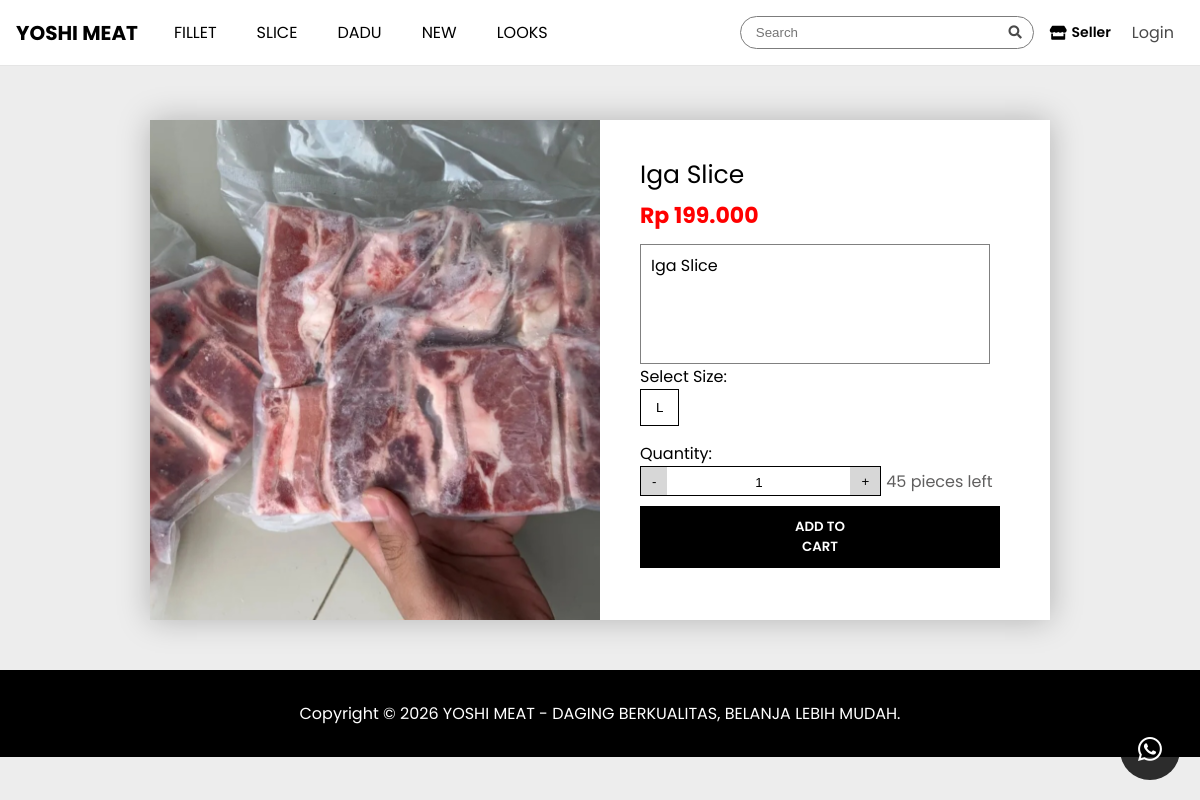
Screenshot of /viewproduk.php?id=100 with the database file from the repository.
### tables this page shows
CREATE TABLE `produk` (
  `id` int(11) NOT NULL,
  `nama` varchar(150) NOT NULL,
  `kategori` varchar(50) NOT NULL,
  `harga` decimal(10,2) NOT NULL,
  `deskripsi` varchar(1000) NOT NULL,
  `stok` int(11) NOT NULL,
  `gambar` varchar(255) NOT NULL,
  `waktutambah` timestamp NOT NULL DEFAULT current_timestamp() ON UPDATE current_timestamp()
);

### viewproduk.php (the view, shortened to what this page needs)
<?php
include 'config.php';
$id = $_GET['id'];
$result = mysqli_query($conn, "SELECT * FROM produk WHERE id='$id'");
$v = mysqli_fetch_assoc($result);
$ukuran_query = mysqli_query($conn, "SELECT * FROM produk_ukuran WHERE produk_id='$id'");
$ukuran_stok = [];
$total_stok = 0;
while ($row = mysqli_fetch_assoc($ukuran_query)) {
    $ukuran_stok[$row['ukuran']] = $row['stok'];
    $total_stok += $row['stok'];
}
?>
<!DOCTYPE html>
<html lang="id">
<head>
    <link rel="stylesheet" href="https://cdn.jsdelivr.net/npm/bootstrap-icons@1.10.5/font/bootstrap-icons.css">
    <link rel="stylesheet" href="https://cdnjs.cloudflare.com/ajax/libs/font-awesome/5.15.3/css/all.min.css">
    <link rel="stylesheet" href="https://cdnjs.cloudflare.com/ajax/libs/lightbox2/2.11.3/css/lightbox.min.css">
    <link rel="stylesheet" href="style/header.css">
    <link rel="stylesheet" href="style/view.css">
</head>
<body>
    <?php include 'header.php'; ?>
    <main>
        <div class="container">
            <div class="image">
                <a href="uploads/<?= htmlspecialchars($v['gambar']); ?>" data-lightbox="produk" data-title="<?= htmlspecialchars($v['nama']) ?>" rel="lightbox">
                    <img src="uploads/<?= htmlspecialchars($v['gambar']); ?>" alt="<?= htmlspecialchars($v['nama']); ?>" width="300">
                </a>
            </div>
            <div class="masuk-keranjang">
                <ul>
                    <li class="nama-produk">
                        <?= htmlspecialchars($v['nama']); ?>
                    </li>
                    <li>
                        <p class="rp">Rp <?= number_format($v['harga'], 0, ',', '.'); ?></p>
                    </li>
                    <li>
                        <textarea name="deskripsi" id="deskripsi" class="deskripsi-box" readonly><?= $v['deskripsi']; ?></textarea>
                    </li>
                    <li class="size">
    <label>Select Size:</label>
    <div class="size-options">
        <?php foreach ($ukuran_stok as $ukuran => $stok) : ?>
            <button class="size-btn" data-size="<?= $ukuran; ?>" data-stock="<?= $stok; ?>"
                <?= $stok == 0 ? 'disabled style="opacity:0.4;cursor:not-allowed;"' : '' ?>>
                <?= $ukuran; ?>
            </button>
        <?php endforeach; ?>
    </div>
</li>
                    <li>
    <label>Quantity:</label>
    <div class="quantity-selector">
        <table cellspacing="0">
            <td style="background-color:rgb(215, 215, 215);"><button type="button" class="qty-btn" id="decrease">-</button></td>
            <td><input type="number" class="num-input" id="quantity" name="quantity" value="1" min="1"></td>
            <td style="background-color:rgb(215, 215, 215);"><button type="button" class="qty-btn" id="increase">+</button></td>
        </table>
        <span id="stok-info"><?= $total_stok; ?> pieces left</span>
    </div>
</li>
                    <li>
                        <button class="add-to-cart" data-id="<?= $v['id']; ?>">ADD TO CART</button>
                    </li>
                </ul>
            </div>
        </div>
        <div class="wa">
            <a href="https://wa.me/6285602014253" target="_blank"><i class="bi bi-whatsapp"></i></a>
        </div>
    </main>
    <footer>
        <p>Copyright &copy; 2026 YOSHI MEAT - DAGING BERKUALITAS, BELANJA LEBIH MUDAH.</p>
    </footer>
</body>
</html>

### style/view.css (style rules this page uses)
body { font-family: Poppins, sans-serif; margin: 0; padding: 0; background-color: #ededed; }
.wa { z-index: 9999; font-size: 24px; background-color: rgba(0, 0, 0, 0.816); color: white; width: 60px; height: 60px; text-align: center; line-height: 60px; border-radius: 50%; right: 0; bottom: 0; position: fixed; margin: 20px; }
.wa a { color: white; }
footer { background-color: #000; color: white; padding: 15px 0; margin-top: 40px; text-align: center; bottom: 0; }
.container { display: flex; flex-wrap: wrap; height: 500px; background-color: #ffffff; margin: 120px 150px 50px 150px; box-shadow: 0px 0px 30px #00000040; }
.image { height: 100%; width: 50%; }
.image img { height: 100%; width: 100%; object-fit: cover; object-position: top; }
.masuk-keranjang { width: 50%; display: flex; flex-direction: column; justify-content: space-between; }
.masuk-keranjang ul { list-style: none; margin-right: 50px; }
.nama-produk { font-size: 25px; padding-top: 20px; }
.rp { color: red; font-size: 22px; font-weight: bold; margin-top: 5px; }
.deskripsi-box { width: calc(100% - 10px); max-width: calc(100% - 10px); height: 120px; margin-top: -10px; padding: 8px 10px; font-family: Poppins, sans-serif; font-size: 16px; resize: none; cursor: default; border: 1px solid #0000007f; box-sizing: border-box; display: block; }
.size-options { display: flex; gap: 10px; margin-bottom: 15px; }
.size-btn { padding: 10px 15px; border: 1px solid #000; background-color: #ffffff; cursor: pointer; }
.quantity-selector { display: flex; align-items: center; }
.quantity-selector span { color: #605f5f; margin-left: 5px; }
.quantity-selector table { border: 1px solid #000; border-collapse: collapse; }
.quantity-selector input { background-color: transparent; border: none; text-align: center; }
.num-input[type="number"] { -moz-appearance: textfield; appearance: textfield; }
.qty-btn { padding: 5px 10px; background-color: transparent; border: none; cursor: pointer; }
.add-to-cart { padding: 10px 40%; font-family: Poppins, sans-serif; font-weight: 600; background-color: #000000; border: 1px solid #000; margin-top: 10px; cursor: pointer; transition: 0.3s; color: #fff; }

### rows the page displays
produk: gambar (picture), nama "Iga Slice", harga "199.000", deskripsi "Iga Slice"

### other values shown
$ukuran "L"
$total_stok "45"
